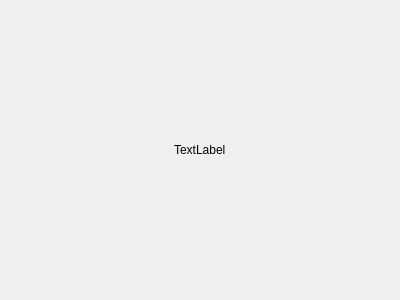
<?xml version="1.0" encoding="UTF-8"?>
<ui version="4.0">
 <class>imageShowDialog</class>
 <widget class="QDialog" name="imageShowDialog">
  <property name="geometry">
   <rect>
    <x>0</x>
    <y>0</y>
    <width>400</width>
    <height>300</height>
   </rect>
  </property>
  <property name="windowTitle">
   <string>Dialog</string>
  </property>
  <layout class="QGridLayout" name="gridLayout">
   <item row="0" column="0">
    <widget class="QLabel" name="label">
     <property name="sizePolicy">
      <sizepolicy hsizetype="Fixed" vsizetype="Fixed">
       <horstretch>0</horstretch>
       <verstretch>0</verstretch>
      </sizepolicy>
     </property>
     <property name="text">
      <string>TextLabel</string>
     </property>
    </widget>
   </item>
  </layout>
 </widget>
 <resources/>
 <connections/>
</ui>
